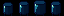

Tiled map render using the project's own tile images. Description and the whole map definition, tile-layer contents included, below:
An orthogonal 4x1 tile map with 16x16 px tiles, 1 tile layer (Tile Layer 1).

<map version="1.8" tiledversion="1.8.0" orientation="orthogonal" renderorder="right-down" width="4" height="1" tilewidth="16" tileheight="16" infinite="0" nextlayerid="2" nextobjectid="1">
 <tileset firstgid="1" source="capacitor1-Sheet.tsx" />
 <layer id="1" name="Tile Layer 1" width="4" height="1">
  <data encoding="csv">
1,2,3,4
</data>
 </layer>
</map>
